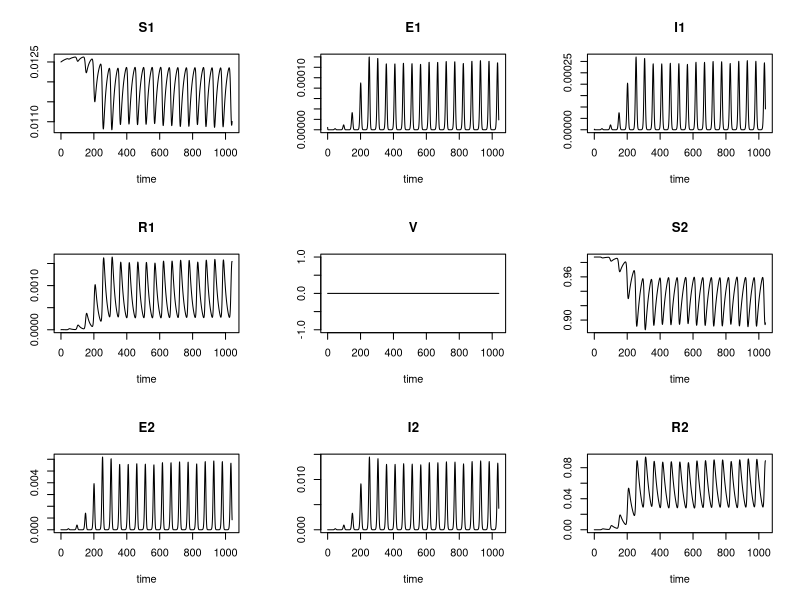

Generate this figure with R: (Note: this script raises an error after producing the figure.)
###################################### #
#I. SEIRV_age model for RSV -------
###################################### #
rm(list=ls())
#setwd("/home/phuong/phuonght/gitKraken_project/RSV")
library(deSolve)
library(ggplot2)


#Changeable variables  ##########################
vac.frac = 0

######################################### #
# MODEL SETTINGS                     ----
######################################### #
pop_size          <- 1100000 # Belgium pop size
num_days          <- 500
num_weeks         <- 52*20
num_days_infected <- 10  #[ 8-11], 6.7 is original estimate
num_days_exposed  <- 4   # [2,6]
num_days_waning   <- 200 # [148, 164] best fit
infected_seeds    <- 10 # ? 1= 1000


######################################### #
# INITIALIZE PARAMETERS AND POPULATION ----
######################################### #
#https://steemit.com/science/@fouad/x-history-of-math-symbols

#  population states

S1 <- 1/80 # less than 1 yrs old
E1 <- infected_seeds/2/(pop_size)
I1 <- 0
R1 <- 0

V  <- 0

E2 <- (infected_seeds/2)/(pop_size) # greater than 1 yrs old #LW
I2 <- 0
R2 <- 0
S2 <- 1-S1-E1-I1-R1-E2-I2-R2-V

######################################### #
# SET FUNCTION PARAMETERS            ----
######################################### #
# set time frame
times      <- seq(0, num_weeks, by = 1)

# set initial health states
states     <- c(S1 = S1,E1 = E1, I1 = I1, R1 = R1, V = V,
                S2 = S2,E2 = E2, I2 = I2, R2 = R2)

# set parameters
params     <- c(sigma = 1/0.57, #rate of movement from latent to infectious stage
                gamma = 1/1.4, # recovery rate
                # sigma = x[1], #rate of movement from latent to infectious stage
                # gamma = x[2], # recovery rate
                # nu= 0.044,     # rate of loss of immunity
                nu=  7/ num_days_waning,     # rate of loss of immunity
                eta1 = 1/(1*52),             # aging rate
                eta2 = 1/(79*52),            # aging rate
                # eta = 1/(80*52),           # death rate in general
                mu = 1/(79*52),              # birth rate
                beta1 = 0.89,                # the degree of seasonality, range [0,1],higher value stronger seasonal drivers
                phi = 2.43,                  # phase shift?
                beta0 = 1.99,                # average transmission rate
                # R0 = 3,                    # reproduction number
                delta = 0.54,                # scaled susceptibility
                alpha = 0.76,                # scaled infectiousness
                p = vac.frac                 # vaccination proportion
                )

######################################### #
# CREATE SIRV FUNCTION               ----
######################################### #
# Note: updating the health states over time and keeping track of the changes, is handled by the
# ode-function of the 'deSolve' package.
seirv_func <- function(t, states, params) {

  with(as.list(c(states, params)),
       {
         # define variables
         # P <- (S1+E1+I1+R1+S2+E2+I2+R2)
         beta <- beta0*(1+beta1*cos(2*pi*t/52+phi))


         # calculate state changes
         dS1 <- (1-p)* mu - beta*S1*(I1+alpha*I2) - eta1*S1                         + nu*R1
         dE1 <-             beta*S1*(I1+alpha*I2) - eta1*E1 - sigma*E1
         dI1 <-                                   - eta1*I1 + sigma*E1  - gamma*I1
         dR1 <-                                   - eta1*R1             + gamma*I1  - nu*R1

         dV <- p*mu  - nu*V

         dS2 <- nu*V + eta1*S1 - delta*beta*S2*(I1+alpha*I2) - eta2*S2 + nu*R2
         dE2 <-        eta1*E1 + delta*beta*S2*(I1+alpha*I2) - eta2*E2 - sigma*E2
         dI2 <-        eta1*I1                               - eta2*I2 + sigma*E2 - gamma*I2
         dR2 <-        eta1*R1                               - eta2*R2            + gamma*I2 - nu*R2

         # return (dS, dI, dR) as a vector in a list (required for the 'solve' function)
         return(list(c(dS1, dE1, dI1, dR1,dV, dS2, dE2, dI2, dR2)))
       }
  )
}

######################################### #
# SOLVE ODE                          ----
######################################### #
# use the 'ode' function of deSolve package with our SIR function, health states and parameters
out <- ode(func = seirv_func, y = states, times = times, parms = params)
plot(out)

# select final 8 epidemics
times_output <- seq(num_weeks-(52*8)-2,num_weeks,1)# burning time ## shifting peaks
out <- out[out[,1] %in% times_output,] # skip the initial time points
out[,1] <- out[,1] - min(out[,1])# rescale time points

# convert the 'out' matrix into a data-frame (to enable the use of '$' to access a column by name)
out <- as.data.frame(out)
names(out)

# calculate age-specific incidence
out$I1_incidence <- out$I1*pop_size
out$I2_incidence <- out$I2*pop_size

######################################### #
# REFERENCE DATA                     ----
######################################### #

ref_data <- read.csv("./RSV data/RSV_cases_time_epistat.csv")
# total cases: 63301 , less than 2yrs: 56126, 1yr:13751
#  pro_case_less1yrs <- 13751/63301
ref_data$week <- seq(1,dim(ref_data)[1])
# ref_data$cases.less1yrs <- round(ref_data$cases*pro_case_less1yrs)
## score for initial model
# ggplot(ref_data, aes(week, cases.less1yrs))+
#   geom_point()

# LW
ref_data_age       <- read.csv("./RSV data/RSV_cases_age_epistat.csv")
pro_case_less1yrs  <- ref_data_age$cases[ref_data_age$age==0] / sum(ref_data_age$cases)    #LW
ref_data$cases_ag1 <- round(ref_data$cases*pro_case_less1yrs)
ref_data$cases_ag2 <- ref_data$cases - ref_data$cases_ag1

# convert date into "date format"
ref_data$date      <- as.Date(ref_data$date)


######################################### #
# PLOT RESULTS                       ----
######################################### #

# plot results
par(mfrow =c(1,1))
plot(out$time,out$I2_incidence,type='l',lwd=3, col = 4,main='model')
lines(out$time,out$I1_incidence,type='l',lwd=3, col = 3)
legend('topleft',
       c('AG1','AG2'),
       col = c(3,4),
       lwd=2,
       cex=0.7)




# plot reference and model data
par(mfrow=c(2,1))
y_lim <- range(ref_data$cases_ag1,ref_data$cases_ag2)*1.2
plot(ref_data$week,
     ref_data$cases_ag1,
     col = 1,lwd=1,pch=20,
     ylim = y_lim,
     type='p',ylab='incidence',main='Belgium - AG1')
lines(out$time,out$I1_incidence,col=3,lwd=2)

plot(ref_data$week,
     ref_data$cases_ag2,
     col = 1,lwd=1,pch=20,
     ylim = y_lim,
     type='p',ylab='incidence',main='Belgium - AG2')
lines(out$time,out$I2_incidence,col=4,lwd=2)
